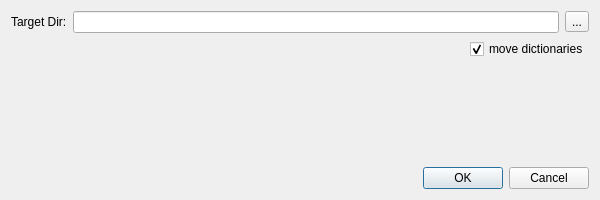
<?xml version="1.0" encoding="UTF-8"?>
<ui version="4.0">
 <class>dlgMigAll</class>
 <widget class="QDialog" name="dlgMigAll">
  <property name="geometry">
   <rect>
    <x>0</x>
    <y>0</y>
    <width>600</width>
    <height>200</height>
   </rect>
  </property>
  <property name="maximumSize">
   <size>
    <width>16777215</width>
    <height>400</height>
   </size>
  </property>
  <property name="windowTitle">
   <string>Migrate All</string>
  </property>
  <layout class="QVBoxLayout" name="verticalLayout">
   <item>
    <layout class="QHBoxLayout" name="horizontalLayout">
     <item>
      <widget class="QLabel" name="label">
       <property name="text">
        <string>Target Dir:</string>
       </property>
      </widget>
     </item>
     <item>
      <widget class="QLineEdit" name="lineEdit"/>
     </item>
     <item>
      <widget class="QToolButton" name="toolButton">
       <property name="text">
        <string>...</string>
       </property>
      </widget>
     </item>
    </layout>
   </item>
   <item>
    <layout class="QHBoxLayout" name="horizontalLayout_3">
     <item>
      <spacer name="horizontalSpacer">
       <property name="orientation">
        <enum>Qt::Horizontal</enum>
       </property>
       <property name="sizeHint" stdset="0">
        <size>
         <width>40</width>
         <height>20</height>
        </size>
       </property>
      </spacer>
     </item>
     <item>
      <widget class="QCheckBox" name="checkBox">
       <property name="text">
        <string>move dictionaries</string>
       </property>
       <property name="checked">
        <bool>true</bool>
       </property>
      </widget>
     </item>
    </layout>
   </item>
   <item>
    <spacer name="verticalSpacer">
     <property name="orientation">
      <enum>Qt::Vertical</enum>
     </property>
     <property name="sizeHint" stdset="0">
      <size>
       <width>20</width>
       <height>40</height>
      </size>
     </property>
    </spacer>
   </item>
   <item>
    <widget class="QDialogButtonBox" name="buttonBox">
     <property name="orientation">
      <enum>Qt::Horizontal</enum>
     </property>
     <property name="standardButtons">
      <set>QDialogButtonBox::Cancel|QDialogButtonBox::Ok</set>
     </property>
    </widget>
   </item>
  </layout>
 </widget>
 <tabstops>
  <tabstop>lineEdit</tabstop>
  <tabstop>toolButton</tabstop>
  <tabstop>checkBox</tabstop>
  <tabstop>buttonBox</tabstop>
 </tabstops>
 <resources/>
 <connections>
  <connection>
   <sender>buttonBox</sender>
   <signal>accepted()</signal>
   <receiver>dlgMigAll</receiver>
   <slot>accept()</slot>
   <hints>
    <hint type="sourcelabel">
     <x>254</x>
     <y>193</y>
    </hint>
    <hint type="destinationlabel">
     <x>157</x>
     <y>274</y>
    </hint>
   </hints>
  </connection>
  <connection>
   <sender>buttonBox</sender>
   <signal>rejected()</signal>
   <receiver>dlgMigAll</receiver>
   <slot>reject()</slot>
   <hints>
    <hint type="sourcelabel">
     <x>322</x>
     <y>193</y>
    </hint>
    <hint type="destinationlabel">
     <x>286</x>
     <y>274</y>
    </hint>
   </hints>
  </connection>
 </connections>
</ui>
